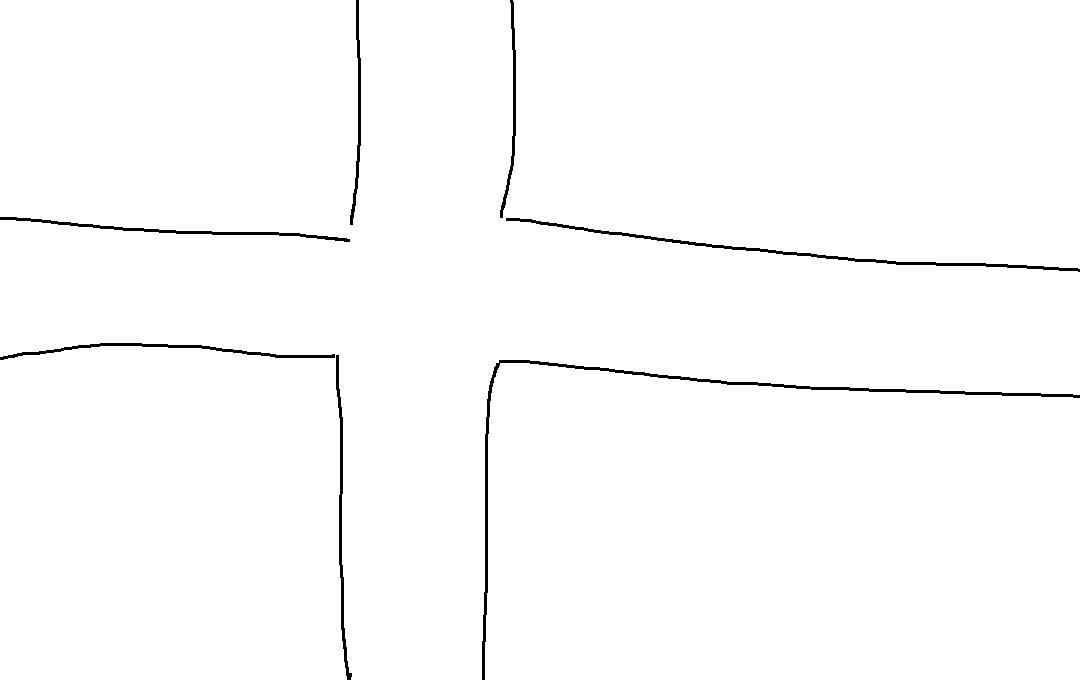
#> input picture image.png, 1080 x 680 px
$ python main.py
#> lines starting #> are read from the running program, lines starting #| are printed output that depends on the picture
import numpy as np
import matplotlib.pyplot as plt
import matplotlib.patches as patches
import keyboard

# Charger l'image à partir d'un fichier
image_path = "image.png"
image = plt.imread(image_path)
#> image is the input picture: shape (680, 1080, 4) float32; mean R, G, B, A 0.988, 0.988, 0.988, 1

# Créer une figure et afficher l'image
fig, ax = plt.subplots()
im = ax.imshow(image)

# Créer un cercle initial
circle = patches.Circle((400, 200), 25, color='red', alpha=0.5)
circle2 = patches.Circle((450, 400), 25, color='red', alpha=0.5)
ax.add_artist(circle)
ax.add_artist(circle2)

# Variables de couleur du cercle
red = np.array([1, 0, 0, 0.5])
green = np.array([0, 1, 0, 0.5])

# Fonction pour mettre à jour la couleur du cercle
def update_circle():
    current_color = circle.get_facecolor()
    if np.array_equal(current_color, red):
        circle.set_facecolor(green)
        circle2.set_facecolor(green)
    else:
        circle.set_facecolor(red)
        circle2.set_facecolor(red)
    ax.draw_artist(circle)
    ax.draw_artist(circle2)
    fig.canvas.blit(ax.bbox)

# Fonction pour détecter l'appui sur la touche 'espace'
def on_space(event):
    if event.name == 'space':
        update_circle()

# Connecter la fonction on_space à l'événement d'appui sur la touche 'espace'
keyboard.on_press(on_space)

plt.show()
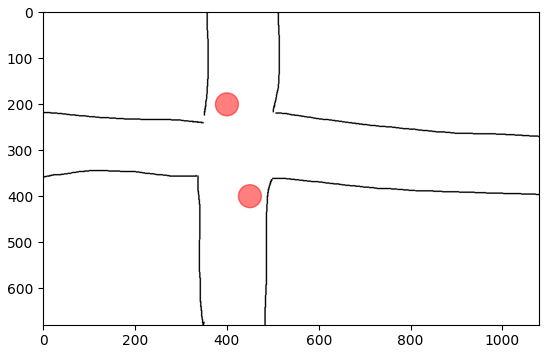
#> figure drawn by matplotlib, 1 panel
